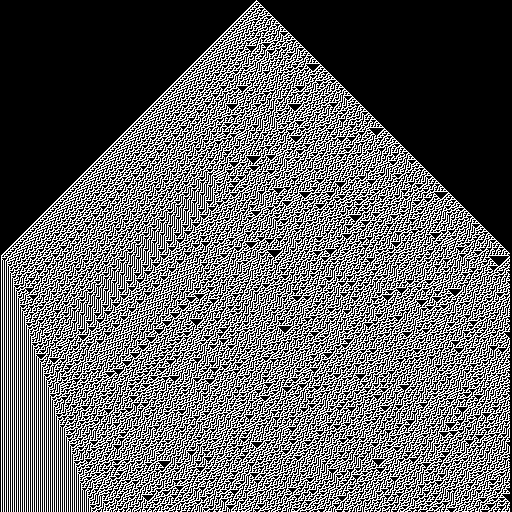

Generate this figure with Python:
import numpy as np
from typing import List
from PIL import Image

class Board:
    def __init__(self) -> None:
        self.array = np.zeros((512, 512))

class Rule:
    def __init__(self, pattern, value) -> None:
        self.pattern = pattern
        self.value = value

class RulesLookupTable:
    def __init__(self, rules: List[Rule]) -> None:
        self.values = {}
        for i in rules:
            self.values["".join(list(map(str, i.pattern)))] = i.value

    def apply_rule(self, previous_state, index):
        if 1 < index and (index +  1) < previous_state.shape[0]:
            pattern = "".join(list(map(str, map(int, previous_state[index-2:index+1])))).replace(".", "")
            return self.values[pattern]
        else:
            return 0

rules = RulesLookupTable([
    Rule([1, 1, 1], 0),
    Rule([1, 1, 0], 0),
    Rule([1, 0, 1], 0),
    Rule([1, 0, 0], 1),
    Rule([0, 1, 1], 1),
    Rule([0, 1, 0], 1),
    Rule([0, 0, 1], 1),
    Rule([0, 0, 0], 0),
])

board = Board()
# initial condition
board.array[0, board.array.shape[1] // 2] = 1
for row_index, rows in enumerate(board.array[1:]):
    for index in range(0, rows.shape[0]):
        value = rules.apply_rule(board.array[row_index], index)
        board.array[row_index + 1][index - 1] = value

Image.fromarray(board.array * 255).convert("L").save('rule_30.png')
